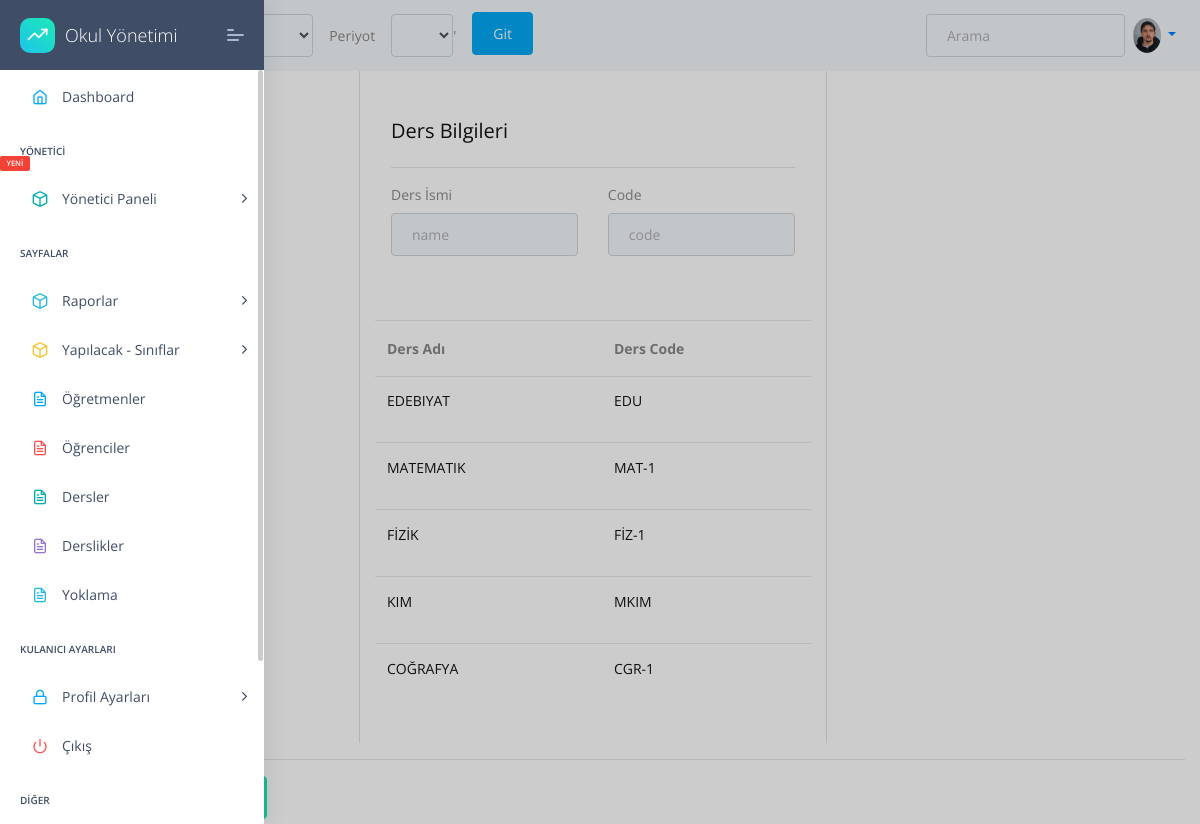
Page /lessons/add/ (signed in) on the committed database.
### apps/home/models.py (models this page shows, shortened)
class Profil(models.Model):
    user=models.OneToOneField(User,on_delete=models.CASCADE,related_name="user")
    TC=models.CharField(max_length=11,unique=True,validators=[validateEven],blank=True,null=True)# regex eklenecek, validasyon yapilacak
    image=models.ImageField(upload_to="images/ogretmenler/",blank=True,null=True,default='images/person.png')
    job=models.ForeignKey(JobsTable,on_delete=models.CASCADE,unique=False,blank=True,null=True)
    phone=models.CharField(validators=[validatePhone], max_length=17, blank=True,default="05",null=True,unique=False) # regex eklenecek, validasyon yapilacak
    adress=models.TextField(max_length=100,unique=False,blank=True,null=True)
    isWorking=models.BooleanField(default=True,unique=False,blank=True,null=True)
    HESCode=models.CharField(max_length=12,unique=True,validators=[validateHesCode],blank=True,null=True)
    birthdate=models.DateField(("Doğum Tarihiniz"), auto_now=False, auto_now_add=False,unique=False,blank=True,null=True)
    sexualChoice=(('Kız','Kız'),
              ('Erkek','Erkek'),
              ('Diger','Diğer'),
    )
    gender=CharField(max_length=10 ,choices=sexualChoice,unique=False,blank=True,null=True)

### apps/lessons/models.py (models this page shows, shortened)
class Lesson(models.Model):
    name=models.CharField(max_length=30)
    code=models.CharField(max_length=5)

### apps/lessons/views.py (the view, shortened to what this page needs)
# urls.py: path('add/', views.LessonAdd  ,name='LessonAdd'),
@login_required(login_url="/login/")
def LessonAdd(request):
    sessionUpdate(request)
    lesson=Lesson.objects.all()
    lesson_form = lessonForm(request.POST,request.FILES)
    context={
        'lesson_form':lesson_form,
        'lesson':lesson
        }
    return render(request, "lesson/lesson-add.html", context)

### apps/lessons/form.py
class lessonForm(forms.ModelForm):
    name  = forms.CharField(widget=forms.TextInput(attrs={
        'id':'name',
        'class': 'form-control',
        'placeholder': 'name',
    }),required=False)
    code  = forms.CharField(widget=forms.TextInput(attrs={
        'id':'code',
        'class': 'form-control',
        'placeholder': 'code',
    }),required=False)
    class Meta:
        model = Lesson
        fields =  "__all__"

### apps/attendance/views.py (called while the page is built)
def sessionUpdate(request):
    if request.GET.get("sessionID"):
        try:
            oldSession = Session.objects.get(active=1)
            oldSession.active=False
            oldSession.save()
        except:
            pass
        newSession=request.GET.get("sessionID")
        print("Yeni sezon : ",newSession)
        newSession = Session.objects.get(session=newSession)
        newSession.active=True
        newSession.save()
    if request.GET.get("periodID"):
        try:
            oldPeriod = Period.objects.get(active=1)
            oldPeriod.active=False
            oldPeriod.save()
        except:
            pass
        newPeriod =request.GET.get("periodID")
        print("Yeni Period  : ",newPeriod )
        newPeriod  = Period.objects.get(period=newPeriod )
        newPeriod.active=True
        newPeriod.save()

### apps/templates/lesson/lesson-add.html (shortened to what this page needs)
{% extends "layouts/base.html" %}
{% block content %}
<div class="container  bg-white">
    <form action="" method="POST">
        <div class="row">
            <div class="col-md-3 border-right"> </div>
            <div class="col-md-5 border-right">
                <div class="p-3 py-5">
                    <div class="d-flex justify-content-between align-items-center mb-3">
                        <h4 class="text-right">Ders Bilgileri</h4>
                    </div>
                    <hr>
                    <div class="row mt-2">
                        <div class="col-md-6"><label class="labels">Ders İsmi</label>{{lesson_form.name}}</div>
                        <div class="col-md-6"><label class="labels">Code</label>{{lesson_form.code}}</div>
                    </div>
            </div>
            <div class="card-block px-0 py-3">
                <div class="table-responsive">
                    <table class="table table-hover">
                        <thead>
                            <tr>
                              <th scope="col">Ders Adı</th>
                              <th scope="col">Ders Code</th>
                            </tr>
                          </thead>
                          <tbody>
                            {% for studentl in lesson %}
                                <td title="Ders Adı">
                                    <h6 class="mb-3"> {{studentl.name}}  </h6>
                                </td>
                                <td title="Ders Code">
                                    <h6 class="mb-3"> {{studentl.code}} </h6>
                                </td>
                            {% endfor %}
                        </tbody>
                    </table>
                </div>
            </div>
</div>
<div class="col-md-12">
    <hr>
    <button type="submit"  class="btn btn-success">Değişiklikleri Kaydet</button>
</div>
</form>
</div>
{% endblock content %}

### apps/templates/includes/navigation.html (shortened to what this page needs)
<nav  class="navbar navbar-expand-lg ">
  <div class="collapse navbar-collapse ">
  <div class="collapse navbar-collapse" id="navbarsExample03">
    <ul class="navbar-nav mr-auto">
      <li class="text-black">
        <a class="nav-link" href="#">Anasayfa<span class="sr-only">(current)</span></a>
      </li>
      <form class="form-inline my-2 my-md-0"  method="GET" >
      <li class="text-black align-middle mx-3">
        <label for="session">Dönem</label>
      </li>
      <li class="nav-item select">
        <select id="sessionID" class="form-control" name="sessionID">-->
        </select>
      </li>
      <li class="text-black mx-3">
        <label for="session">Periyot</label>
      </li>
      <li class="nav-item select">
        <select id="periodID" class="form-control" name="periodID">-->
        </select>
      </li>'
      <button  type="submit" class="btn btn-primary mx-3" >Git</button>
    </form>
    </ul>
    <form class="form-inline my-2 my-md-0">
      <input class="form-control" type="text" placeholder="Arama">
    </form>
    <ul class="nav navbar-nav navbar-right">
      <li class="nav-item dropdown">
      <a class="nav-link dropdown-toggle" href="" id="dropdown01" data-toggle="dropdown" aria-haspopup="true" aria-expanded="false">
      {% if user.user.image.ogretmenler %}
      <img
        src="/media/{{user.user.image.ogretmenler}}"
        class="rounded-circle z-depth-0"
        alt="avatar image"
        height="35"
      />
      {% else %}
      <img
        src="/media/{{user.user.image}}"
        class="rounded-circle z-depth-0"
        alt="avatar image"
        height="35"
      >
      {% endif %}
      </a>
      </li>
    </ul>
  </div>
</div>
</nav>

### rows in the picture
Lesson: name "EDEBIYAT", code "EDU"
Lesson: name "MATEMATIK", code "MAT-1"
Lesson: name "FİZİK", code "FİZ-1"
Lesson: name "KIM", code "MKIM"
Lesson: name "COĞRAFYA", code "CGR-1"
